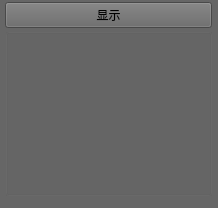
<?xml version="1.0" encoding="UTF-8"?>
<ui version="4.0">
 <class>DataFrame</class>
 <widget class="QFrame" name="DataFrame">
  <property name="geometry">
   <rect>
    <x>0</x>
    <y>0</y>
    <width>218</width>
    <height>208</height>
   </rect>
  </property>
  <property name="maximumSize">
   <size>
    <width>218</width>
    <height>208</height>
   </size>
  </property>
  <property name="windowTitle">
   <string>Frame</string>
  </property>
  <property name="styleSheet">
   <string notr="true">background-color: rgb(102, 102, 102);</string>
  </property>
  <layout class="QGridLayout" name="gridLayout">
   <property name="leftMargin">
    <number>5</number>
   </property>
   <property name="topMargin">
    <number>2</number>
   </property>
   <property name="rightMargin">
    <number>6</number>
   </property>
   <property name="bottomMargin">
    <number>12</number>
   </property>
   <property name="spacing">
    <number>0</number>
   </property>
   <item row="0" column="0">
    <widget class="QPushButton" name="btnShow">
     <property name="maximumSize">
      <size>
       <width>16777215</width>
       <height>27</height>
      </size>
     </property>
     <property name="styleSheet">
      <string notr="true">background-color: rgb(102, 102, 102);</string>
     </property>
     <property name="text">
      <string>显示</string>
     </property>
     <property name="icon">
      <iconset resource="../Res.qrc">
       <normaloff>:/images/show.png</normaloff>:/images/show.png</iconset>
     </property>
     <property name="checkable">
      <bool>true</bool>
     </property>
    </widget>
   </item>
   <item row="1" column="0">
    <widget class="QGroupBox" name="groupBox_disp">
     <property name="title">
      <string/>
     </property>
     <layout class="QGridLayout" name="gridLayout_2">
      <property name="leftMargin">
       <number>0</number>
      </property>
      <property name="topMargin">
       <number>0</number>
      </property>
      <property name="rightMargin">
       <number>0</number>
      </property>
      <property name="bottomMargin">
       <number>5</number>
      </property>
      <property name="spacing">
       <number>5</number>
      </property>
      <item row="0" column="0">
       <layout class="QVBoxLayout" name="verticalLayout">
        <property name="spacing">
         <number>6</number>
        </property>
        <property name="leftMargin">
         <number>13</number>
        </property>
        <property name="rightMargin">
         <number>0</number>
        </property>
        <property name="bottomMargin">
         <number>0</number>
        </property>
       </layout>
      </item>
      <item row="1" column="0">
       <spacer name="verticalSpacer">
        <property name="orientation">
         <enum>Qt::Vertical</enum>
        </property>
        <property name="sizeHint" stdset="0">
         <size>
          <width>20</width>
          <height>40</height>
         </size>
        </property>
       </spacer>
      </item>
     </layout>
    </widget>
   </item>
  </layout>
 </widget>
 <resources>
  <include location="../Res.qrc"/>
 </resources>
 <connections/>
</ui>
